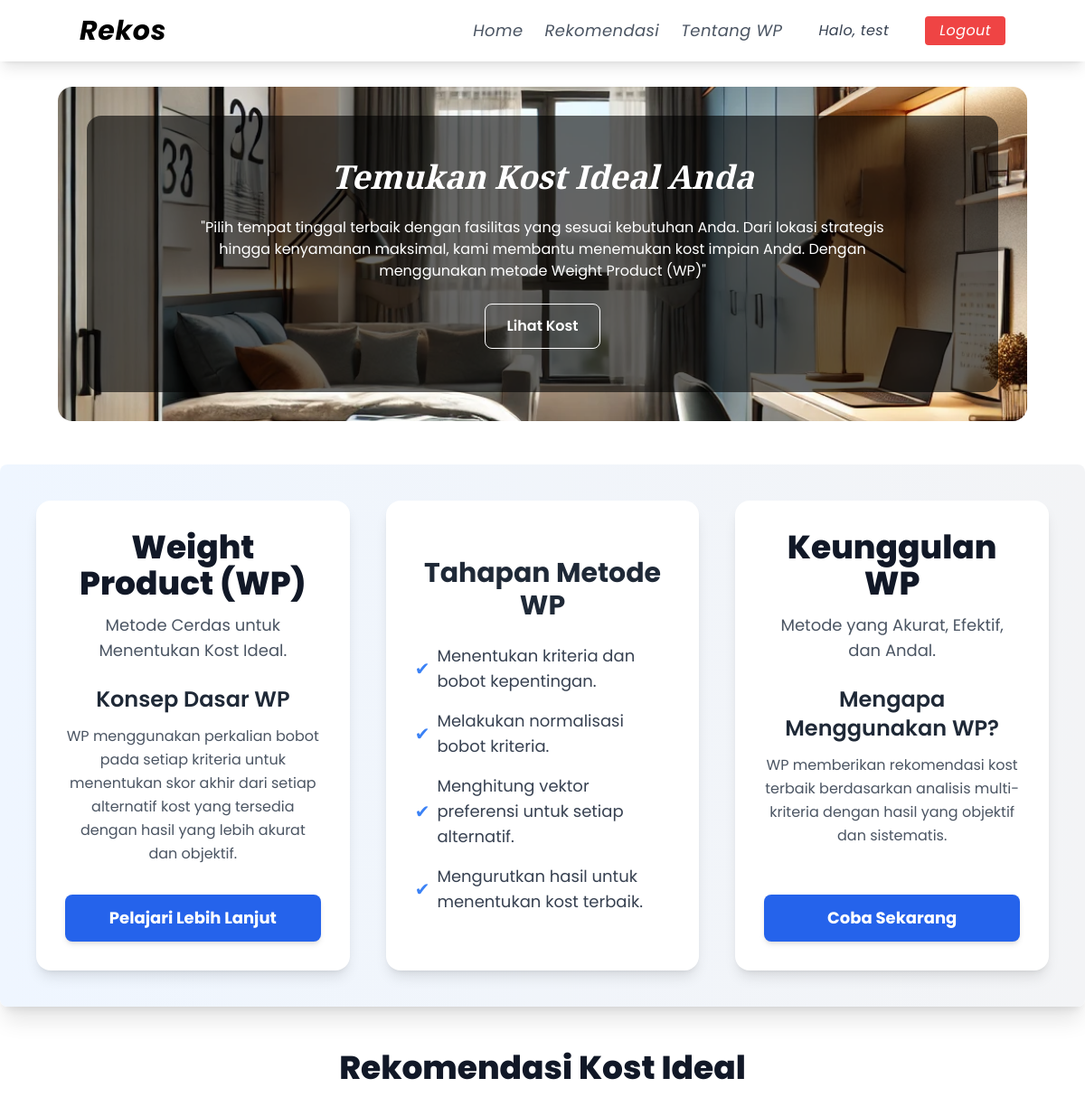
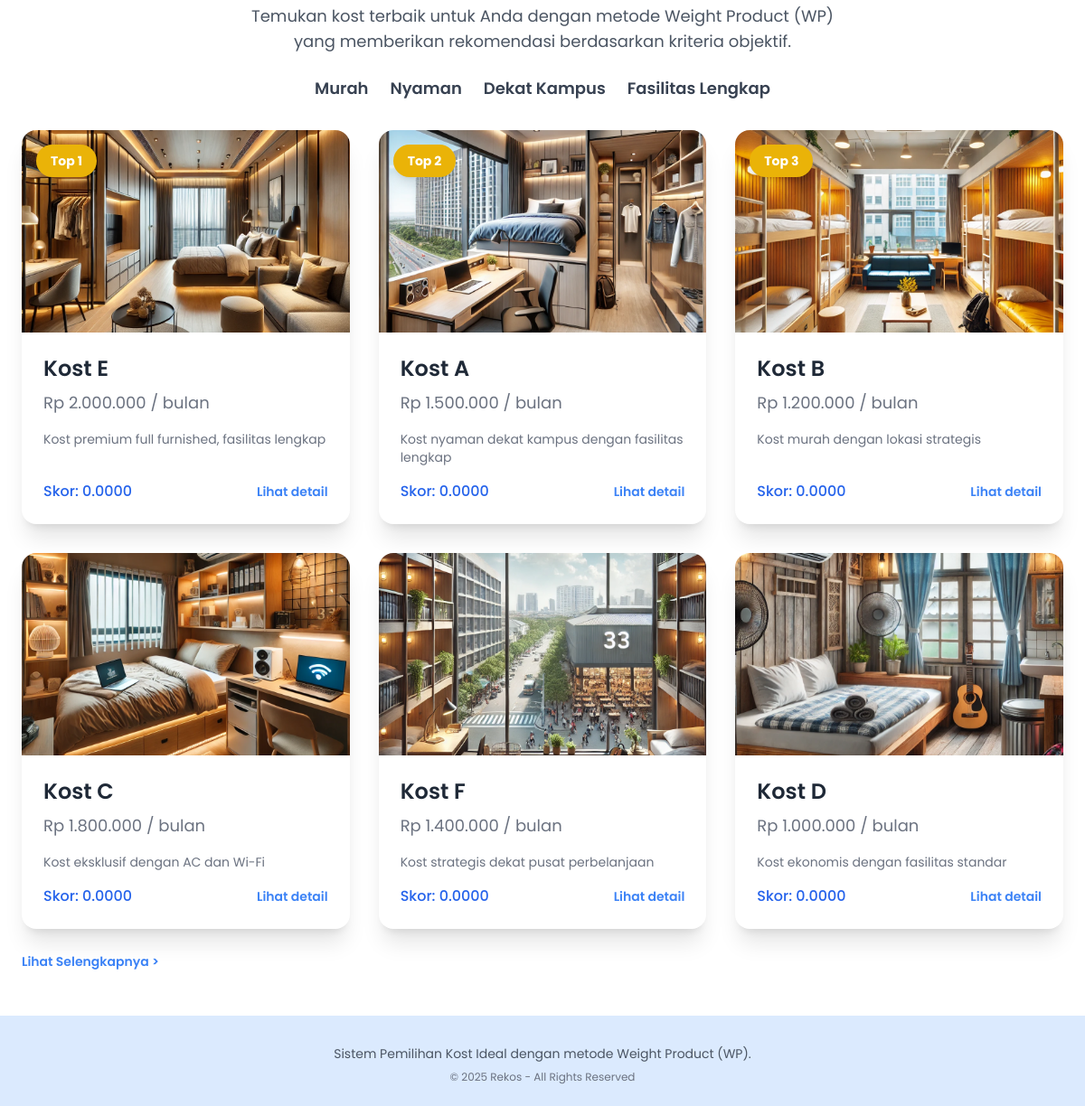
/index.php (signed in), run on the app's committed database (2 pictures, top to bottom).
### tables this page shows
CREATE TABLE `alternatif` (
  `id_alternatif` int(11) NOT NULL,
  `nama_alternatif` varchar(100) NOT NULL,
  `alamat` text NOT NULL,
  `harga` int(11) NOT NULL,
  `deskripsi` text DEFAULT NULL,
  `gambar` varchar(255) DEFAULT NULL
);

### includes/functions.php (called while the page is built, shortened)
<?php
require_once 'config.php';
function getKriteria() {
    global $conn;
    $query = "SELECT * FROM kriteria";
    $result = $conn->query($query);
    return $result->fetch_all(MYSQLI_ASSOC);
}
function getAlternatif() {
    global $conn;
    $query = "SELECT * FROM alternatif";
    $result = $conn->query($query);
    return $result->fetch_all(MYSQLI_ASSOC);
}
function getNilaiAlternatif($id_alternatif) {
    global $conn;
    $query = "SELECT n.id_kriteria, k.nama_kriteria, k.jenis, n.nilai
              FROM nilai_alternatif n
              JOIN kriteria k ON n.id_kriteria = k.id_kriteria
              WHERE n.id_alternatif = ?";
    $stmt = $conn->prepare($query);
    $stmt->bind_param("i", $id_alternatif);
    $stmt->execute();
    $result = $stmt->get_result();
    return $result->fetch_all(MYSQLI_ASSOC);
}
function hitungWP() {
    $alternatifs = getAlternatif();
    $kriterias = getKriteria();
    $total_bobot = array_sum(array_column($kriterias, 'bobot'));
    $hasil = [];
    foreach ($alternatifs as $alternatif) {
        $nilais = getNilaiAlternatif($alternatif['id_alternatif']);
        $vektor = 1;
        foreach ($nilais as $nilai) {
            $kriteria = array_filter($kriterias, function($k) use ($nilai) {
                return $k['id_kriteria'] == $nilai['id_kriteria'];
            });
            $kriteria = array_values($kriteria)[0];
            if ($kriteria['jenis'] == 'cost') {
                $nilai_normalisasi = min(array_column($nilais, 'nilai')) / $nilai['nilai'];
            } else {
                $nilai_normalisasi = $nilai['nilai'] / max(array_column($nilais, 'nilai'));
            }
            $vektor *= pow($nilai_normalisasi, $kriteria['bobot_normalisasi']);
        }
        $hasil[] = [
            'id_alternatif' => $alternatif['id_alternatif'],
            'nama_alternatif' => $alternatif['nama_alternatif'],
            'alamat' => $alternatif['alamat'],
            'harga' => $alternatif['harga'],
            'deskripsi' => $alternatif['deskripsi'],
            'gambar' => $alternatif['gambar'],
            'vektor' => $vektor
        ];
    }
    usort($hasil, function($a, $b) {
        return $b['vektor'] <=> $a['vektor'];
    });
    return $hasil;
}
?>

### index.php (the view, shortened to what this page needs)
<?php
include 'includes/navbar.php';
require_once 'includes/functions.php';
$hasil_rekomendasi = hitungWP();
?>
<div class="mt-24 mx-6 md:mx-16 p-8 rounded-2xl bg-cover bg-center text-white" style="background-image: url('images/header.webp');">
    <div class="bg-black/60 p-12 rounded-2xl flex items-center justify-center text-center">
        <div class="max-w-3xl space-y-6">
            <h1 class="text-4xl font-bold italic" style="font-family: 'Playfair Display', serif">
                Temukan Kost Ideal Anda
            </h1>
            <p class="font-[Poppins]">
                "Pilih tempat tinggal terbaik dengan fasilitas yang sesuai kebutuhan Anda. Dari lokasi strategis hingga kenyamanan maksimal, kami membantu menemukan kost impian Anda. Dengan menggunakan metode Weight Product (WP)"
            </p>
            <a href="#rekomendasi" class="inline-block px-6 py-3 border border-white text-white font-semibold rounded-lg hover:bg-white hover:text-black transition duration-300">
                Lihat Kost
            </a>
        </div>
    </div>
</div>
<div class="container mt-12 mx-auto p-10 max-w-7xl rounded-lg grid grid-cols-3 gap-10 bg-gradient-to-r from-blue-50 to-gray-100 shadow-xl">
    <div class="text-center flex flex-col justify-between p-8 bg-white rounded-2xl shadow-lg hover:shadow-2xl transition duration-300">
        <div>
            <h1 class="text-4xl font-extrabold text-gray-900">
                Weight Product (WP)
            </h1>
            <p class="text-lg text-gray-600 mt-3">
                Metode Cerdas untuk Menentukan Kost Ideal.
            </p>
            <h2 class="text-2xl font-semibold text-gray-800 mt-6">
                Konsep Dasar WP
            </h2>
            <p class="text-gray-600 mt-3 leading-relaxed">
                WP menggunakan perkalian bobot pada setiap kriteria untuk menentukan
                skor akhir dari setiap alternatif kost yang tersedia dengan hasil
                yang lebih akurat dan objektif.
            </p>
        </div>
        <?php if ($isLoggedIn): ?>
            <a href="tentang.php" class="mt-8 px-8 py-3 bg-blue-600 text-white text-lg font-bold rounded-lg hover:bg-blue-700 transition duration-300 shadow-md inline-block">
                Pelajari Lebih Lanjut
            </a>
        <?php else: ?>
            <a href="login.php" onclick="alert('Silakan login terlebih dahulu untuk melihat proses lengkap.')" class="mt-8 px-8 py-3 bg-blue-600 text-white text-lg font-bold rounded-lg hover:bg-blue-700 transition duration-300 shadow-md inline-block">
                Pelajari Lebih Lanjut
            </a>
        <?php endif; ?>
    </div>
    <div class="text-center flex flex-col justify-center p-8 bg-white rounded-2xl shadow-lg hover:shadow-2xl transition duration-300">
        <h2 class="text-3xl font-bold text-gray-800">Tahapan Metode WP</h2>
        <ul class="text-gray-700 mt-6 text-left space-y-4 text-lg">
            <li class="flex items-center gap-2">
                <span class="text-blue-500 text-xl">✔</span> Menentukan kriteria dan
                bobot kepentingan.
            </li>
            <li class="flex items-center gap-2">
                <span class="text-blue-500 text-xl">✔</span> Melakukan normalisasi
                bobot kriteria.
            </li>
            <li class="flex items-center gap-2">
                <span class="text-blue-500 text-xl">✔</span> Menghitung vektor
                preferensi untuk setiap alternatif.
            </li>
            <li class="flex items-center gap-2">
                <span class="text-blue-500 text-xl">✔</span> Mengurutkan hasil untuk
                menentukan kost terbaik.
            </li>
        </ul>
    </div>
    <div class="text-center flex flex-col justify-between p-8 bg-white rounded-2xl shadow-lg hover:shadow-2xl transition duration-300">
        <div>
            <h1 class="text-4xl font-extrabold text-gray-900">Keunggulan WP</h1>
            <p class="text-lg text-gray-600 mt-3">
                Metode yang Akurat, Efektif, dan Andal.
            </p>
            <h2 class="text-2xl font-semibold text-gray-800 mt-6">
                Mengapa Menggunakan WP?
            </h2>
            <p class="text-gray-600 mt-3 leading-relaxed">
                WP memberikan rekomendasi kost terbaik berdasarkan analisis
                multi-kriteria dengan hasil yang objektif dan sistematis.
            </p>
        </div>
        <?php if ($isLoggedIn): ?>
            <a href="proses.php" class="mt-8 px-8 py-3 bg-blue-600 text-white text-lg font-bold rounded-lg hover:bg-blue-700 transition duration-300 shadow-md inline-block">
                Coba Sekarang
            </a>
        <?php else: ?>
            <a href="login.php" onclick="alert('Silakan login terlebih dahulu untuk melihat proses lengkap.')" class="mt-8 px-8 py-3 bg-blue-600 text-white text-lg font-bold rounded-lg hover:bg-blue-700 transition duration-300 shadow-md inline-block">
                Coba Sekarang
            </a>
        <?php endif; ?>
    </div>
</div>
<div id="rekomendasi" class="mx-auto py-12 px-6">
    <h1 class="text-4xl font-extrabold text-gray-900 mb-4 text-center">
        Rekomendasi Kost Ideal
    </h1>
    <p class="text-gray-600 max-w-2xl mx-auto text-lg text-center">
        Temukan kost terbaik untuk Anda dengan metode Weight Product (WP) yang
        memberikan rekomendasi berdasarkan kriteria objektif.
    </p>
    <div class="mt-6">
        <ul class="flex justify-center space-x-6 text-lg font-semibold text-gray-700">
            <li>
                Murah
            </li>
            <li>
                Nyaman
            </li>
            <li>
                Dekat Kampus
            </li>
            <li>
                Fasilitas Lengkap
            </li>
        </ul>
    </div>
    <div class="grid grid-cols-1 sm:grid-cols-2 lg:grid-cols-3 gap-8 mt-8">
        <?php foreach ($hasil_rekomendasi as $index => $kost): ?>
        <?php if ($isLoggedIn): ?>
            <a href="detail.php?id=<?= $kost['id_alternatif'] ?>" class="group block h-full">
        <?php else: ?>
            <a href="login.php" onclick="alert('Silakan login terlebih dahulu untuk melihat detail kost.')" class="group block h-full">
        <?php endif; ?>
            <div class="flex flex-col bg-white rounded-2xl shadow-xl overflow-hidden transform hover:scale-105 transition duration-300 relative h-full">
                <?php if ($index < 3): ?>
                    <div class="absolute top-4 left-4 bg-yellow-500 text-white px-4 py-2 rounded-full text-sm font-bold shadow-lg z-10">
                        Top <?= $index + 1 ?>
                    </div>
                <?php endif; ?>
                <img
                    src="images/<?= htmlspecialchars($kost['gambar']) ?>"
                    alt="<?= htmlspecialchars($kost['nama_alternatif']) ?>"
                    class="w-full h-56 object-cover transition-transform duration-300 group-hover:scale-105" />
                <div class="flex flex-col flex-1 p-6">
                    <h2 class="text-2xl font-semibold text-gray-800 mb-2 group-hover:text-blue-600 transition-colors duration-200">
                        <?= htmlspecialchars($kost['nama_alternatif']) ?>
                    </h2>
                    <p class="text-gray-500 text-lg">Rp <?= number_format($kost['harga'], 0, ',', '.') ?> / bulan</p>
                    <p class="text-gray-500 text-sm mt-4 line-clamp-3 flex-grow">
                        <?= htmlspecialchars($kost['deskripsi']) ?>
                    </p>
                    <div class="mt-auto pt-4 flex justify-between items-center">
                        <span class="text-blue-600 font-medium">
                            Skor: <?= number_format($kost['vektor'], 4) ?>
                        </span>
                        <span class="text-sm text-blue-500 font-semibold group-hover:underline">
                            Lihat detail
                        </span>
                    </div>
                </div>
            </div>
            </a>
        <?php endforeach; ?>
    </div>
    <br>
    <?php if ($isLoggedIn): ?>
        <a href="proses.php" class="text-blue-500 hover:text-blue-700 text-sm font-semibold">
            Lihat Selengkapnya >
        </a>
    <?php else: ?>
        <a href="login.php" onclick="alert('Silakan login terlebih dahulu untuk melihat proses lengkap.')" class="text-blue-500 hover:text-blue-700 text-sm font-semibold">
            Lihat Selengkapnya >
        </a>
    <?php endif; ?>
</div>
<?php include 'includes/footer.php'; ?>

### css/style.css (style rules this page uses)
body { font-family: 'Poppins', sans-serif; }

### data on the page
alternatif: gambar (picture), nama_alternatif "Kost E", harga "2.000.000", deskripsi "Kost premium full furnished, fasilitas lengkap", vektor "0.0000"
alternatif: gambar (picture), nama_alternatif "Kost A", harga "1.500.000", deskripsi "Kost nyaman dekat kampus dengan fasilitas lengkap", vektor "0.0000"
alternatif: gambar (picture), nama_alternatif "Kost B", harga "1.200.000", deskripsi "Kost murah dengan lokasi strategis", vektor "0.0000"
alternatif: gambar (picture), nama_alternatif "Kost C", harga "1.800.000", deskripsi "Kost eksklusif dengan AC dan Wi-Fi", vektor "0.0000"
alternatif: gambar (picture), nama_alternatif "Kost F", harga "1.400.000", deskripsi "Kost strategis dekat pusat perbelanjaan", vektor "0.0000"
alternatif: gambar (picture), nama_alternatif "Kost D", harga "1.000.000", deskripsi "Kost ekonomis dengan fasilitas standar", vektor "0.0000"

### other printed values
$username "test"
